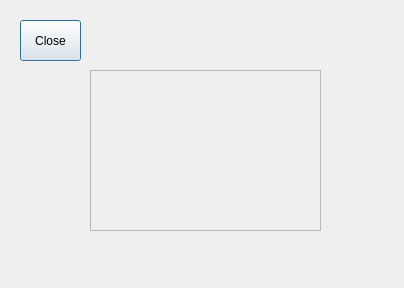
<?xml version="1.0" encoding="UTF-8"?>
<ui version="4.0">
 <class>WindowResizeInterface</class>
 <widget class="QDialog" name="WindowResizeInterface">
  <property name="geometry">
   <rect>
    <x>0</x>
    <y>0</y>
    <width>404</width>
    <height>288</height>
   </rect>
  </property>
  <property name="windowTitle">
   <string>Planos de Sala BETA y REUNIONES</string>
  </property>
  <widget class="QPushButton" name="CLOSE">
   <property name="geometry">
    <rect>
     <x>20</x>
     <y>20</y>
     <width>61</width>
     <height>41</height>
    </rect>
   </property>
   <property name="text">
    <string>Close</string>
   </property>
  </widget>
  <widget class="QFrame" name="imageFrameR">
   <property name="geometry">
    <rect>
     <x>90</x>
     <y>70</y>
     <width>231</width>
     <height>161</height>
    </rect>
   </property>
   <property name="frameShape">
    <enum>QFrame::StyledPanel</enum>
   </property>
   <property name="frameShadow">
    <enum>QFrame::Raised</enum>
   </property>
  </widget>
 </widget>
 <resources/>
 <connections/>
</ui>
